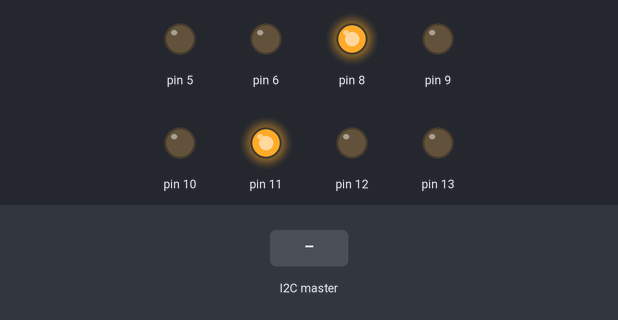
This sketch was run on a simulated Arduino Uno, built with avr-gcc and run on an emulated ATmega328P. Parts: output pins drawn as LEDs (lit = HIGH). The inputs (shaded band) are chosen by the test bench.

Above: at 2.2 s.
2.3 s: the I2C master sends the byte 1
At 3.1 s:
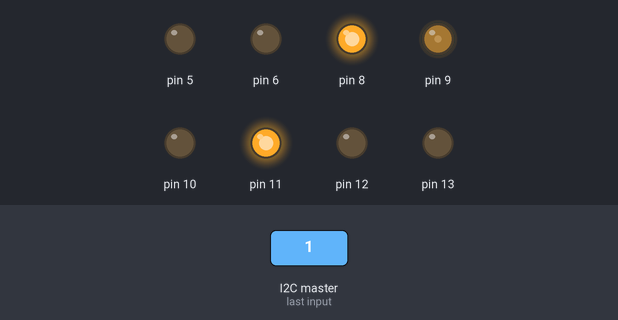
3.8 s: the I2C master sends the byte 2
At 4.3 s:
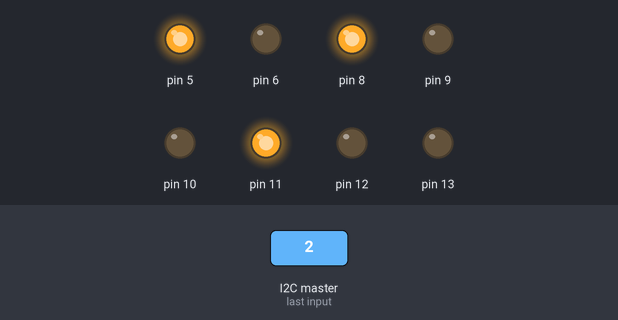
Timing chart, 0 to 6.8 s (numbered marks = the images above; inputs shaded):
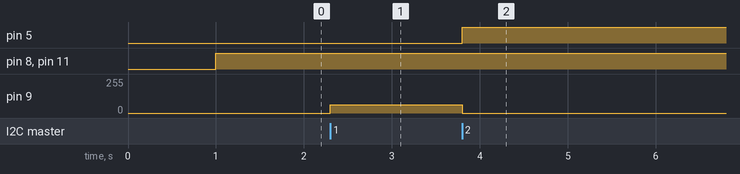

The sketch:

Slave_asi_zyouge.ino
```cpp
#include<Wire.h>
#include"LoopCycleController.h"
#include"MovingAverage.h"
#include"subMaster.h"

LoopCycleController loopCtrl(1000);
MovingAverage average(100);
byte Getnumber;
int Motor_power;
byte airSerinder_front;
byte airSerinder_back;

void setup() {
  // put your setup code here, to run once:
  delay(1000);
  Wire.begin(7);
  Wire.onReceive(receiveEvent);
}

void loop() {
  // put your main code here, to run repeatedly:
  if (bitRead(Getnumber,0) == 0) {
    Motor_power = 0;
  } else {
    Motor_power = 62;
  }
  average.Update(Motor_power);
  airSerinder_front=bitRead(Getnumber,1);
  airSerinder_back=bitRead(Getnumber,2);
  output(Motor_power,airSerinder_front ,airSerinder_back);
}

void receiveEvent() {
  while (Wire.available()) {
    Getnumber = Wire.read();
  }
}
```

LoopCycleController.h
```cpp
/**
        @file   LoopCycleController.h
        @brief  ループ周期を一定にする
        @author 谷川　豊章
        @date   2016/8/11
*/


#ifndef DEF_LoopCycleController_H
#define DEF_LoopCycleController_H

#include <arduino.h>

/**     LoopCycleControllerクラス
        ループ周期をコントロールするクラス
*/
class LoopCycleController {
    const unsigned long CYCLE_US;   ///< 周期(unit:us)
    unsigned long       lastTime;   ///< 前回のループ開始時間(unit:us)

    bool    isError;    ///< 指定された周期を超過しているときtrue

  public:

    /**     コンストラクタ
            @param  cycle_us    [in]目標のループ周期
    */
    LoopCycleController(unsigned long cycle_us) : CYCLE_US(cycle_us), lastTime(0), isError(false)
    { }

    /**     更新
            ループ周期が一定になるように待つ
    */
    void Update() {
      if ( micros() - lastTime > CYCLE_US ) { //指定されたループ周期より処理に時間がかかっている

        if (lastTime != 0) { //初回のループでなければエラーフラグを立てる
          isError = true;
        }
        lastTime = micros();

      } else {

        //一定周期になるように待つ
        isError = false;
        while ( micros() - lastTime < CYCLE_US );
        lastTime += CYCLE_US;

      }
    }

    /**     ループ周期の読み出し
            @return ループ周期
    */
    unsigned long Cycle_us() {
      return CYCLE_US;
    }

    /**     エラー検出
            @retval false   ループ周期は一定
            @retval true    ループ周期は一定でない
    */
    bool IsError() {
      return isError;
    }
};

#endif

extern LoopCycleController loopCtrl;
```

MovingAverage.h
```cpp
/**
        @file   MovingAverage.h
        @brief  移動平均クラス
        @auther 谷川　豊章
        @date   2016/9/15
*/


#ifndef DEF_MovingAverage_H
#define DEF_MovingAverage_H

#include <arduino.h>

/**     移動平均クラス
*/
class MovingAverage {

    int* data;      ///< 平均を取るデータ
    int dataSize;   ///< 平均を取るデータのサイズ

    int writeIndex; ///< 次の値のdataへの書き込み場所

    long sum;       ///dataに保存されているデータの合計値

  public:

    /**     コンストラクタ
            @param  dataSize    [in]移動平均するデータの個数
    */
    MovingAverage(int dataSize) : dataSize( max(dataSize, 1) ), writeIndex(0), sum(0)
    {
      data = new int[dataSize];
      for (int i = 0; i < dataSize; i++) {
        data[i] = 0;
      }
    }

    /**     ディストラクタ
    */
    ~MovingAverage() {
      delete[] data;
    }

    /**     値の更新
            @param  value   [in]移動平均するデータ
    */
    void Update(int value) {
      sum -= data[writeIndex];    //取り除くデータの値分だけ合計から取り除く
      data[writeIndex++] = value; //データを更新する
      sum += value;               //合計値に更新した値を追加する

      if (writeIndex >= dataSize)
        writeIndex = 0;
    }

    /**     平均値の取得
            @return     平均値
    */
    double GetValue() {
      return double(sum) / double(dataSize);
    }
};


#endif
```

OUTPUT.cpp
```cpp
#include<arduino.h>


void output(int Motor_Speed, int air_front, int air_back) {
  pinMode(8, OUTPUT);
  pinMode(9, OUTPUT);
  pinMode(10, OUTPUT);

  pinMode(11, OUTPUT);
  pinMode(12, OUTPUT);
  pinMode(13, OUTPUT);

  pinMode(5, OUTPUT);
  pinMode(6, OUTPUT);

  digitalWrite(8, HIGH);
  digitalWrite(10, LOW);
  analogWrite(9, Motor_Speed);

  digitalWrite(11, HIGH);
  digitalWrite(13, LOW);
  analogWrite(12, Motor_Speed);

digitalWrite(5,air_front);
digitalWrite(6,air_back);

}
```

subMaster.h
```cpp
void output(int Motor_Speed,int air_front,int air_back);
```

Measured:
- after the input at 2.3 s, pin 9: 0/255 → 62/255 at once
- after the input at 3.8 s, pin 5: LOW → HIGH at once; pin 9: 62/255 → 0/255 at once
